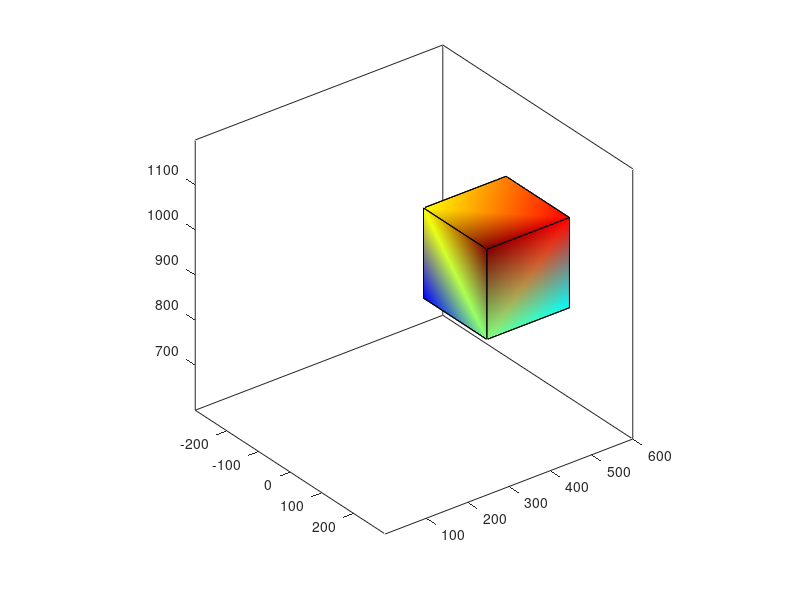

MATLAB code for this plot: (Note: this script raises an error after producing the figure.)
% Define obstacle
% Make shape 1
V1 = 100*[4 -1 8;6 -1 8;6 1 8;4 1 8;4 -1 10;6 -1 10;6 1 10;4 1 10];
F1 = [1 2 6 5;2 3 7 6;3 4 8 7;4 1 5 8;1 2 3 4;5 6 7 8];
S1.Vertices = V1;
S1.Faces = F1;
S1.FaceVertexCData = jet(size(V1,1));
S1.FaceColor = 'interp';

image(10);
S1Obj = patch(S1);
view(3);
axis equal;
hold on;


q = fmap2q(mini_joints,current);
bb = fgeneratevolume(q);
n_bb = size(bb,1);
if current(1,1) == 1
    for i = 1 : n_bb
        trisurf(bb{i}.faces,bb{i}.vertices(:,1),bb{i}.vertices(:,2),bb{i}.vertices(:,3),'FaceColor', [0 0.7 0.9], 'faceAlpha', 0.4,'LineStyle','-', 'edgecolor',[0.3 0.3 0.3],'edgealpha',0.4);
        hold on;
    end
elseif current(1,1) == 2
    for i = 1 : n_bb
        trisurf(bb{i}.faces,bb{i}.vertices(:,1),bb{i}.vertices(:,2),bb{i}.vertices(:,3),'FaceColor', [0 0.8 0.4], 'faceAlpha', 0.4,'LineStyle','-', 'edgecolor',[0.3 0.3 0.3],'edgealpha',0.4);
        hold on;
    end
elseif current(1,1) == 3
    for i = 1 : n_bb
        trisurf(bb{i}.faces,bb{i}.vertices(:,1),bb{i}.vertices(:,2),bb{i}.vertices(:,3),'FaceColor', [0.8 0 0], 'faceAlpha', 0.4,'LineStyle','-', 'edgecolor',[0.3 0.3 0.3],'edgealpha',0.4);
        hold on;
    end
elseif current(1,1) == 4
    for i = 1 : n_bb
        trisurf(bb{i}.faces,bb{i}.vertices(:,1),bb{i}.vertices(:,2),bb{i}.vertices(:,3),'FaceColor', [1 0.9 0.4], 'faceAlpha', 0.4,'LineStyle','-', 'edgecolor',[0.3 0.3 0.3],'edgealpha',0.4);
        hold on;
    end
elseif current(1,1) == 5
    for i = 1 : n_bb
        trisurf(bb{i}.faces,bb{i}.vertices(:,1),bb{i}.vertices(:,2),bb{i}.vertices(:,3),'FaceColor', [0.8 0.2 0.5], 'faceAlpha', 0.4,'LineStyle','-', 'edgecolor',[0.3 0.3 0.3],'edgealpha',0.4);
        hold on;
    end
else
    for i = 1 : n_bb
        trisurf(bb{i}.faces,bb{i}.vertices(:,1),bb{i}.vertices(:,2),bb{i}.vertices(:,3),'FaceColor', 'cyan', 'faceAlpha', 0.4,'LineStyle','-', 'edgecolor',[0.3 0.3 0.3],'edgealpha',0.4);
        hold on;
    end
end

for i = 5 %1 : n_bb
    % Make shape 2
    S2.Vertices = bb{i, 1}.vertices;
    S2.Faces = bb{i, 1}.faces;
    S2.FaceVertexCData = jet(size(bb{i, 1}.vertices,1));
    S2.FaceColor = 'interp';
    S2Obj = patch(S2);
    hold on;
    iterationsAllowed = 6;
    collisionFlag = GJK(S1Obj,S2Obj,iterationsAllowed);
    
    if collisionFlag
        t = text(3,3,3,'Collision!','FontSize',30);
        break
    end
end